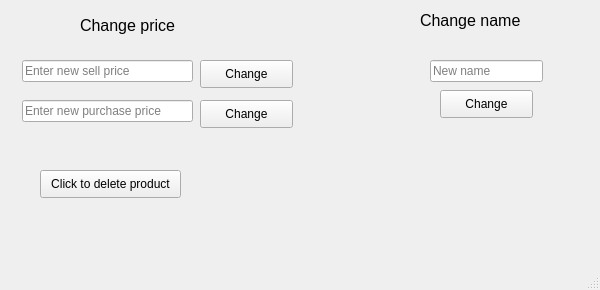
<?xml version="1.0" encoding="UTF-8"?>
<ui version="4.0">
 <class>MainWindow</class>
 <widget class="QMainWindow" name="MainWindow">
  <property name="geometry">
   <rect>
    <x>0</x>
    <y>0</y>
    <width>600</width>
    <height>290</height>
   </rect>
  </property>
  <property name="windowTitle">
   <string>MainWindow</string>
  </property>
  <widget class="QWidget" name="centralwidget">
   <widget class="QLabel" name="label">
    <property name="geometry">
     <rect>
      <x>80</x>
      <y>10</y>
      <width>121</width>
      <height>31</height>
     </rect>
    </property>
    <property name="font">
     <font>
      <pointsize>12</pointsize>
     </font>
    </property>
    <property name="text">
     <string>Change price</string>
    </property>
   </widget>
   <widget class="QLabel" name="label_2">
    <property name="geometry">
     <rect>
      <x>420</x>
      <y>10</y>
      <width>131</width>
      <height>21</height>
     </rect>
    </property>
    <property name="font">
     <font>
      <pointsize>12</pointsize>
     </font>
    </property>
    <property name="text">
     <string>Change name</string>
    </property>
   </widget>
   <widget class="QLineEdit" name="enterSell">
    <property name="geometry">
     <rect>
      <x>22</x>
      <y>60</y>
      <width>171</width>
      <height>22</height>
     </rect>
    </property>
    <property name="placeholderText">
     <string>Enter new sell price</string>
    </property>
   </widget>
   <widget class="QLineEdit" name="enterPurch">
    <property name="geometry">
     <rect>
      <x>22</x>
      <y>100</y>
      <width>171</width>
      <height>22</height>
     </rect>
    </property>
    <property name="placeholderText">
     <string>Enter new purchase price</string>
    </property>
   </widget>
   <widget class="QLineEdit" name="enterName">
    <property name="geometry">
     <rect>
      <x>430</x>
      <y>60</y>
      <width>113</width>
      <height>22</height>
     </rect>
    </property>
    <property name="placeholderText">
     <string>New name</string>
    </property>
   </widget>
   <widget class="QPushButton" name="changeSellBtn">
    <property name="geometry">
     <rect>
      <x>200</x>
      <y>60</y>
      <width>93</width>
      <height>28</height>
     </rect>
    </property>
    <property name="text">
     <string>Change</string>
    </property>
   </widget>
   <widget class="QPushButton" name="changePurchBtn">
    <property name="geometry">
     <rect>
      <x>200</x>
      <y>100</y>
      <width>93</width>
      <height>28</height>
     </rect>
    </property>
    <property name="text">
     <string>Change</string>
    </property>
   </widget>
   <widget class="QPushButton" name="changeNameBtn">
    <property name="geometry">
     <rect>
      <x>440</x>
      <y>90</y>
      <width>93</width>
      <height>28</height>
     </rect>
    </property>
    <property name="text">
     <string>Change</string>
    </property>
   </widget>
   <widget class="QPushButton" name="delBtn">
    <property name="geometry">
     <rect>
      <x>40</x>
      <y>170</y>
      <width>141</width>
      <height>28</height>
     </rect>
    </property>
    <property name="text">
     <string>Click to delete product</string>
    </property>
   </widget>
  </widget>
  <widget class="QMenuBar" name="menubar">
   <property name="geometry">
    <rect>
     <x>0</x>
     <y>0</y>
     <width>600</width>
     <height>26</height>
    </rect>
   </property>
  </widget>
  <widget class="QStatusBar" name="statusbar"/>
 </widget>
 <resources/>
 <connections/>
</ui>
